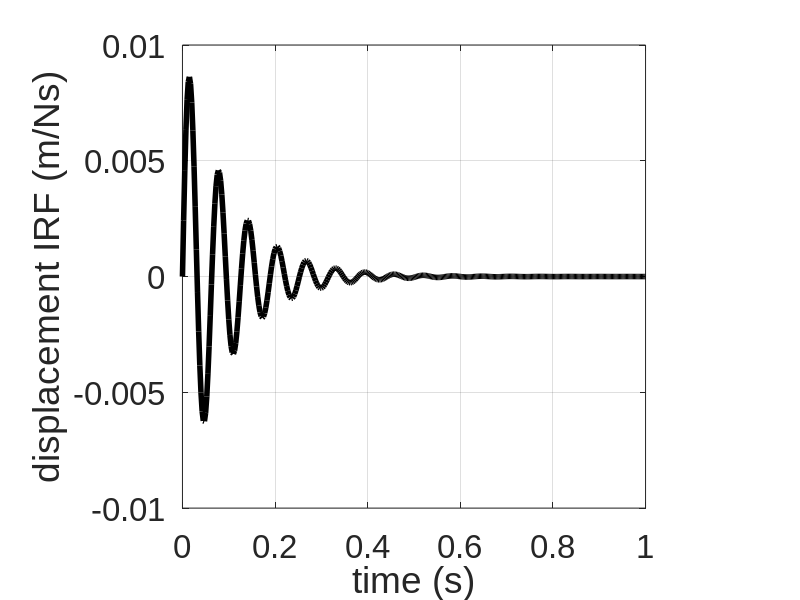
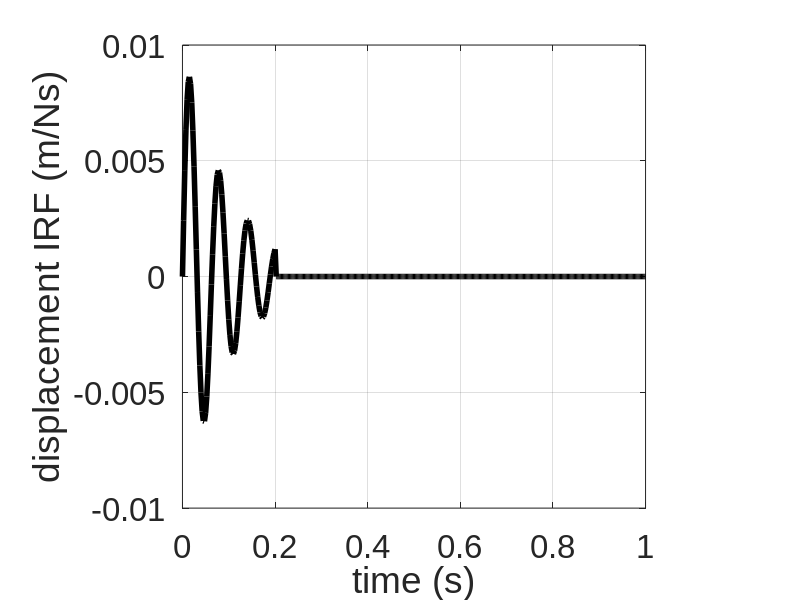
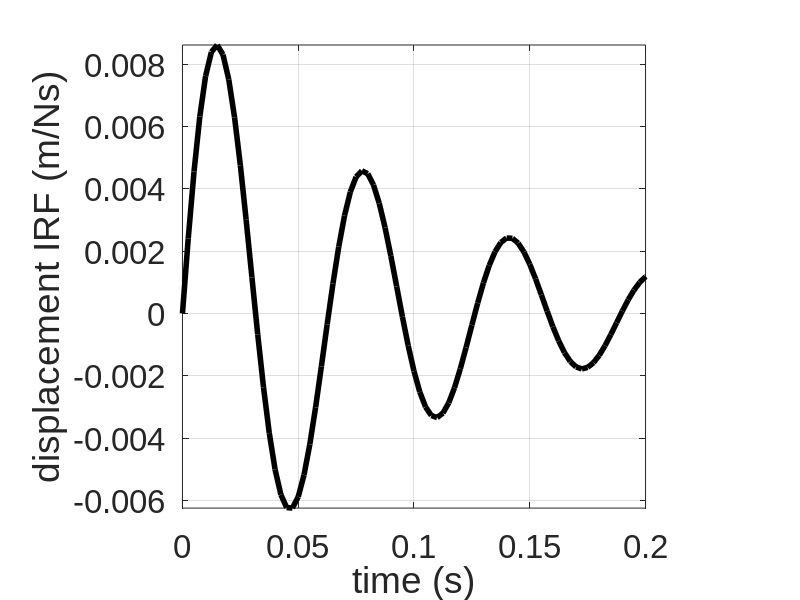
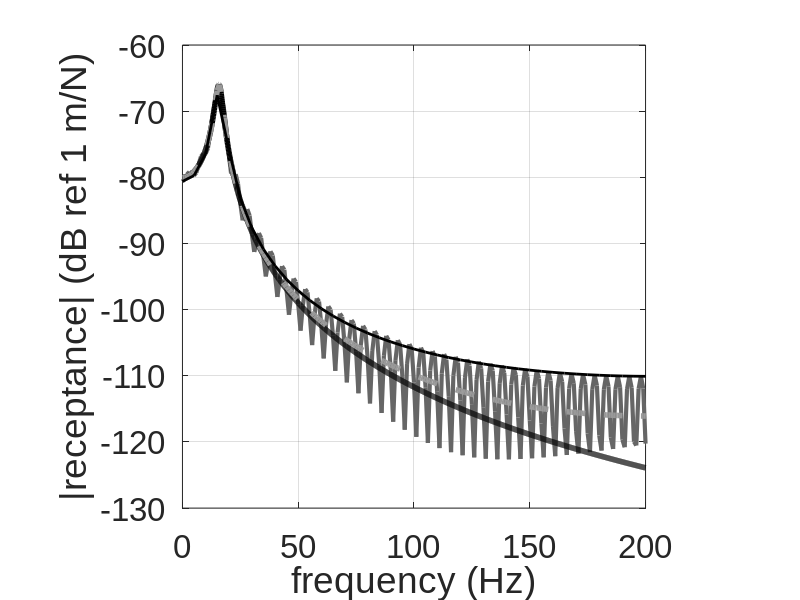

MATLAB code for these plots, in order:
clear all 

%% Parameters
m = 1;                              % see Matlab example 3.1           
k=10000;                              
z = 0.1; c = 2*z*sqrt(m*k);          
wn=sqrt(k/m); wd=sqrt(1-z^2)*wn;    

%% Time and frequency parameters
Th=1;                                % see Matlab example 3.1
fs=400;                              
dt=1/fs; t=0:dt:Th;                  
df=1/Th; f=0:df:fs;                  
Tw=.2; tw=0:dt:Tw;                   
dfw=1/Tw; fw=0:dfw:fs;               
%% Impulse response
h=1/(m*wd)*exp(-z*wn*t).*sin(wd*t);           % IRF long window
ht=1/(m*wd)*exp(-z*wn*tw).*sin(wd*tw);        % IRF short window
w=[ones(1,length(tw)) zeros(1,(length(t)-(length(tw))))];  % long window
hw=h.*w;                                      % truncated FRF

%% plot IRFs
figure (1)
plot(t,h,'k','linewidth',4)                   % IRF long window
set(gca,'fontname', 'arial','fontsize',24)
xlabel('time (s)');
ylabel('displacement IRF (m/Ns)');
grid;axis square
figure (2)                                    % IRF long window truncated IRF
plot(t,hw,'k','linewidth',4)
set(gca,'fontname', 'arial','fontsize',24)
xlabel('time (s)');
ylabel('displacement IRF (m/Ns)');
grid;axis square
figure (3)
plot(t,h,'k','linewidth',4)                  % IRF truncated short window
set(gca,'fontname', 'arial','fontsize',24)
xlabel('time (s)');
ylabel('displacement IRF (m/Ns)');
grid;axis square
axis([0 0.2 -inf inf])

%% Calculation of DFT
HW=dt*fft(hw);                               % DFT – no truncation
H=dt*fft(h);                                 % DFT – truncation, short window
HTT=dt*fft(ht);                              % DFT – truncation, long window

%% Theoretical FRF
dff=0.1; fr=0:dff:fs/2;             % [Hz]
w=2*pi*fr;                          % [rad/s]
HH=1./(k-w.^2*m+j*w*c);             % [m/N]

%% Plot results
figure (4)                                                  % modulus
plot(f,20*log10(abs(HW)),'linewidth',3,'Color',[.4 .4 .4])
hold on
plot(fr,20*log10(abs(HH)),'k','linewidth',4)
hold on
plot(f,20*log10(abs(H)),'--k','linewidth',4,'Color',[.6 .6 .6])
hold on
plot(fw,20*log10(abs(HTT)),'k','linewidth',2)
axis([0 fs/2 -130 -60])
set(gca,'fontname', 'arial','fontsize',24)
xlabel('frequency (Hz)');
ylabel('|receptance| (dB ref 1 m/N)');
grid;axis square

figure (5)                                                  % phase
plot(f,180/pi*unwrap(angle(HW)),'linewidth',3,'Color',[.4 .4 .4])
hold on
plot(fr,180/pi*unwrap(angle(HH)),'k','linewidth',4)
hold on
plot(f,180/pi*unwrap(angle(H)),'--k','linewidth',4,'Color',[.6 .6 .6])
hold on
plot(fw,180/pi*unwrap(angle(HTT)),'k','linewidth',2)
set(gca,'fontname', 'arial','fontsize',24)
xlabel('frequency (Hz)');
ylabel('phase (^o)');
grid;axis square
axis([0 fs/2 -250 0])
